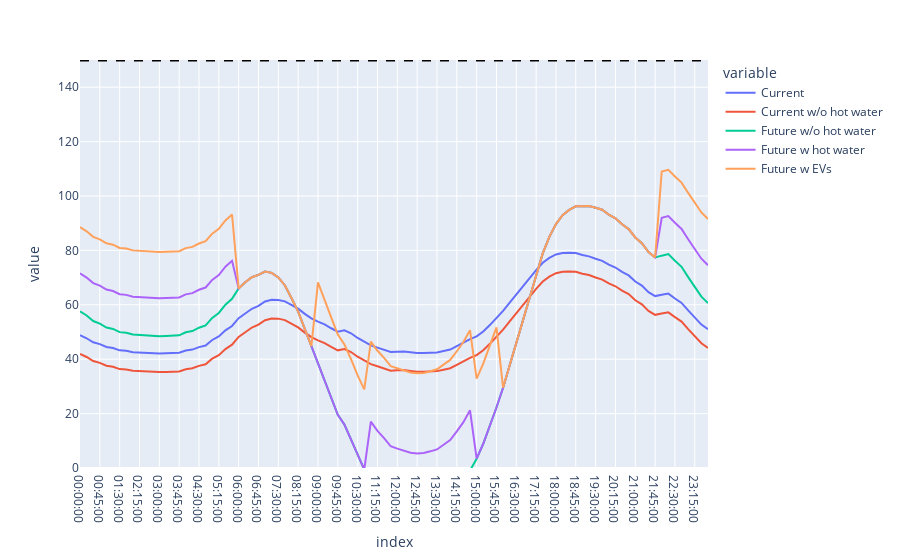

The notebook cell this image was saved under:
### Code cell
# future_zs_with_hw.plot()
# many_day_df_current.plot()
# many_day_df_current.mean(axis=1).plot()
# plotting_df_many.plot()
fig = go.Figure(plotting_df_many.plot())
fig.update_yaxes(range = [0,zs_combined_rating])
fig.add_hline(y=zs_combined_rating, line_width=3, line_dash="dash", line_color="black")
